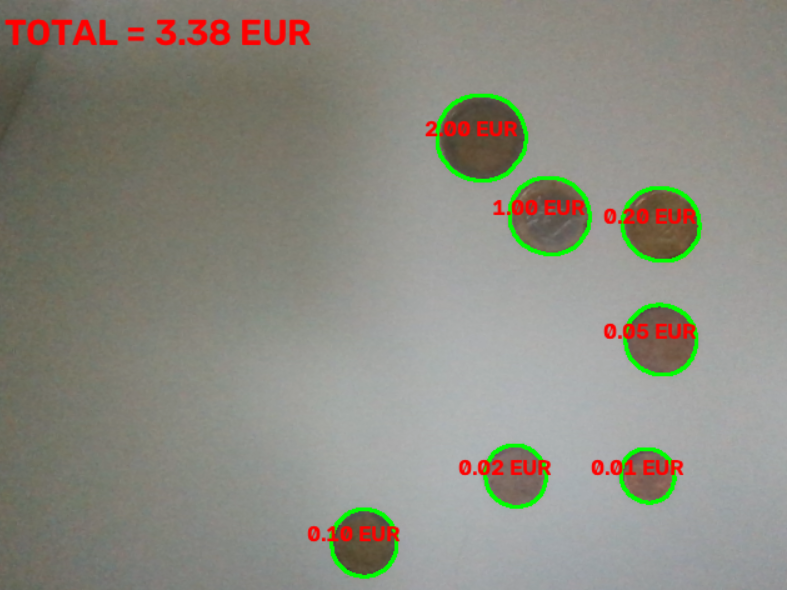
#> input picture P3/img/Monedas.png, 787 x 590 px, given in place of the camera
$ jupyter execute --allow-errors 'VC_P3 G19.ipynb'   (text cells are left out)
#> lines starting #> are read from the running program, lines starting #| are printed output that depends on the picture; after the words box and inside, x2 and y2 are one past the last pixel; in counts of white or black regions, pixels touching at a corner belong together
[cell 1]
import cv2
import numpy as np
import csv
import math
import matplotlib.pyplot as plt
import seaborn as sns
from sklearn.ensemble import RandomForestClassifier
from sklearn.preprocessing import StandardScaler
from sklearn.metrics import confusion_matrix, accuracy_score, precision_score, recall_score, f1_score

[cell 2]
vid = cv2.VideoCapture(0)

# Diámetros oficiales en milímetros
diametro_monedas = {
    2.00: 25.75,
    1.00: 23.25,
    0.50: 24.25,
    0.20: 22.25,
    0.10: 19.75,
    0.05: 21.25,
    0.02: 18.75,
    0.01: 16.25
}

# Variables globales
moneda_seleccionada = None
diametro_ref = None
escala = None

# [22 lines left out: functions clasificar_moneda, seleccionar_moneda, not called in this run]

cv2.namedWindow("Vid")
cv2.setMouseCallback("Vid", seleccionar_moneda)

while True:
    ret, frame = vid.read()
#> frame is the input picture: shape (590, 787, 3); mean B, G, R 128.2, 138.3, 139.7

    if ret:
        # Convertir a escala de grises
        img_gris = cv2.cvtColor(frame, cv2.COLOR_BGR2GRAY)
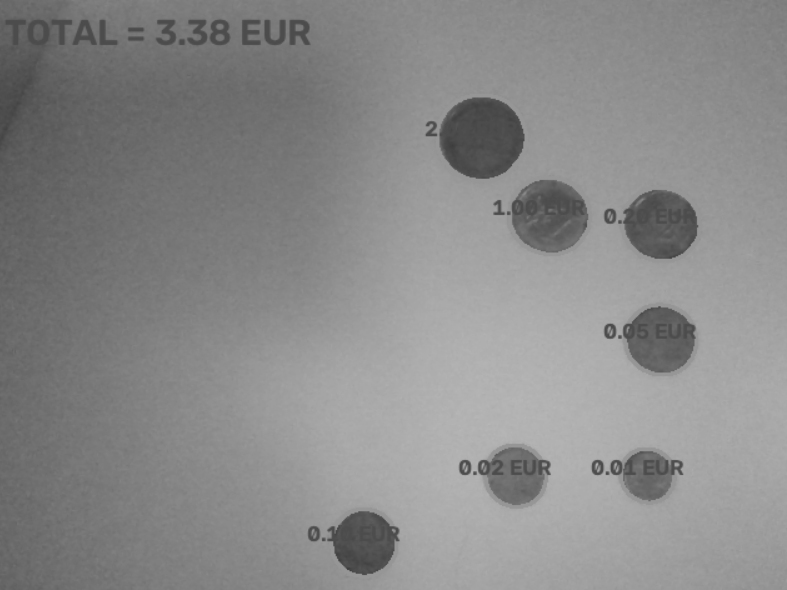
#> img_gris: shape (590, 787); min 61, max 183, mean 137.6

        # Suavizado para reducir ruido
        img_suavizada = cv2.GaussianBlur(
            img_gris, (5, 5), 0
        )

        # Umbral automático de Otsu
        _, img_th = cv2.threshold(
            img_suavizada,
            0,
            255,
            cv2.THRESH_BINARY_INV + cv2.THRESH_OTSU
        )
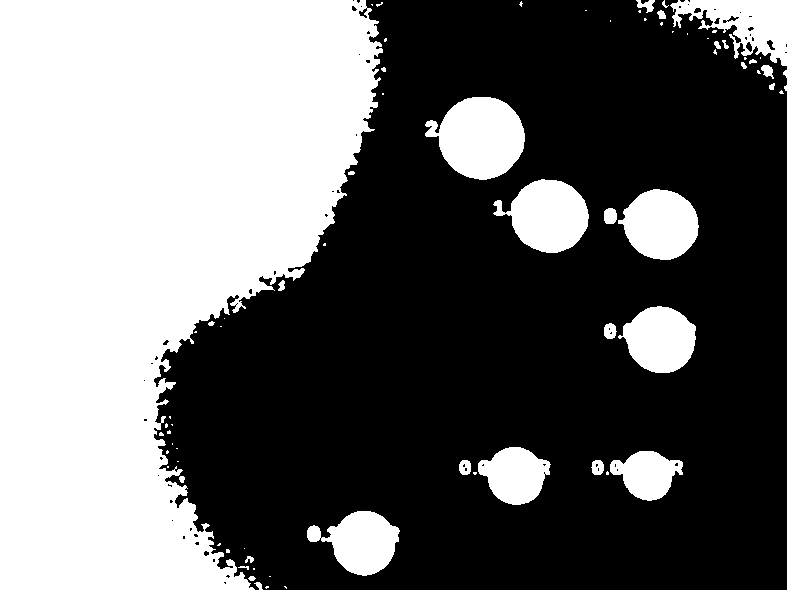
#> img_th: shape (590, 787); 41.1% white; 75 white regions (44 under 20 px)

        # Detectar contornos externos
        contornos, _ = cv2.findContours(
            img_th,
            cv2.RETR_EXTERNAL,
            cv2.CHAIN_APPROX_SIMPLE
        )
#> contornos = 75 contours, 52 with area under 20; largest, box (x1, y1, x2, y2) and area: (0, 0, 383, 590) 157186, (425, 97, 525, 180) 5630, (493, 179, 589, 253) 4476, (618, 189, 699, 260) 4063, (670, 0, 787, 66) 4004

        total = 0.0

        # Dibuja todos los contornos mientras no haya una escala
        if escala is None:
            cv2.drawContours(frame, contornos, -1, (0, 255, 0), 2)
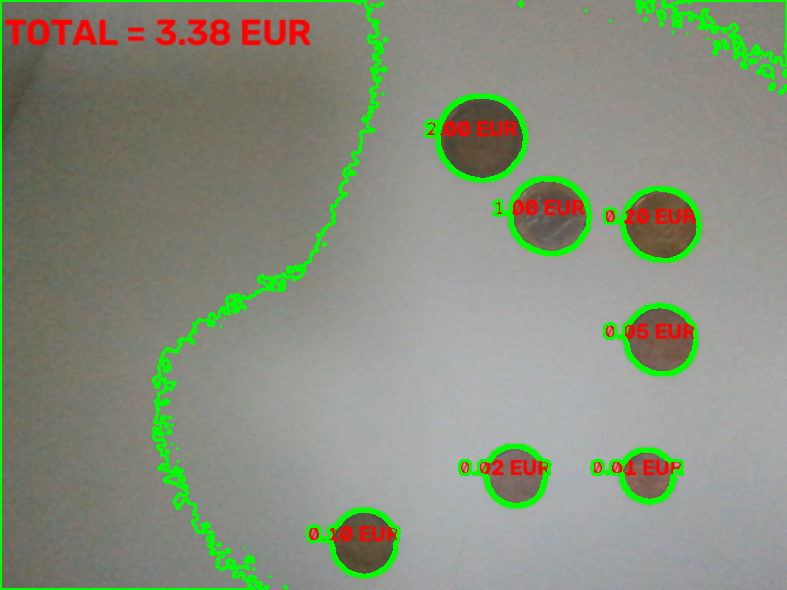
#> frame: shape (590, 787, 3); 3.54% of pixels changed, all inside (x1, y1, x2, y2) = (0, 0, 787, 590)

        else:
            for c in contornos:
                centro, radio = cv2.minEnclosingCircle(c)
                diametro_px = radio * 2

                # Ignorar objetos demasiado pequeños y demasiado grandes
                if diametro_px < diametro_ref * 0.55:
                    continue

                if diametro_px > diametro_ref * 1.15:
                    continue

                # Solo dibuja los contornos de las monedas
                cv2.drawContours(frame, [c], -1, (0, 255, 0), 2)

                # Convertir píxeles a milímetros
                diametro_mm = diametro_px * escala

                # Clasificar por el diámetro oficial más cercano
                valor_moneda = clasificar_moneda(
                    diametro_mm,
                    diametro_monedas
                )

                # Dibujar el valor en el centro de la moneda
                x_centro = int(centro[0])
                y_centro = int(centro[1])

                texto = f"{valor_moneda:.2f} EUR"

                cv2.putText(
                    frame,
                    texto,
                    (x_centro - 45, y_centro),
                    cv2.FONT_HERSHEY_SIMPLEX,
                    0.6,
                    (0, 0, 255),
                    2,
                    cv2.LINE_AA
                )

                # Sumar el valor clasificado
                total += valor_moneda

            # Mostrar el total
            cv2.putText(
                frame,
                f"TOTAL = {total:.2f} EUR",
                (10, 40),
                cv2.FONT_HERSHEY_SIMPLEX,
                1,
                (0, 0, 255),
                2,
                cv2.LINE_AA
            )

        cv2.imshow("Vid", frame)
        cv2.imshow("Umbral", img_th)

    # ESC para salir
    if cv2.waitKey(20) == 27:
#> (key Esc is pressed here)
        break

vid.release()
cv2.destroyAllWindows()
